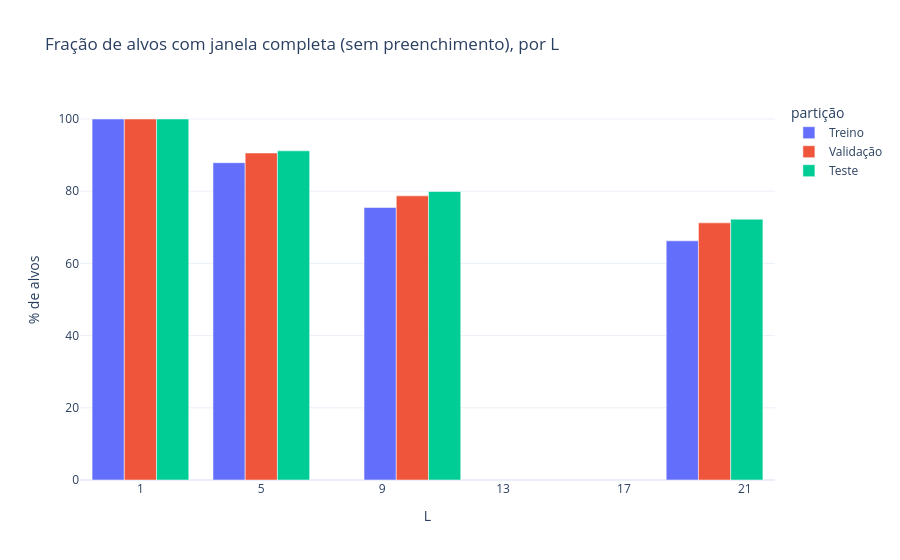

Notebook code for this chart:
### Markdown cell above
## 8. EDA das sequências

Perguntas que os gráficos respondem:

1. **Classes dos alvos** por partição (é a mesma proporção de ~0,1 %? mudou no teste?).
2. **Cobertura de histórico:** para cada `L`, que fração dos alvos tem a janela completa? Se a maioria das contas tiver pouco histórico,
   janelas grandes (`L=20`) terão quase só preenchimento — e não devemos esperar muito delas.
3. **Positivas têm histórico mais curto/longo que negativas?** (indício se o histórico pode ajudar).
4. **Distribuição temporal** dos positivos (há deriva ao longo do tempo?).
5. **Sequências por entidade:** quantas transações por conta.

> Os gráficos descrevem os dados; **não provam** que a LSTM vai funcionar nem explicam *por que* uma transação é suspeita.

### Code cell
def grafico_classes_por_particao():
    df_ = resumo_part.reset_index().rename(columns={"index": "partição"})
    fig, ax = plt.subplots(1, 2, figsize=(11, 4))
    sns.barplot(data=df_, x="partição", y="alvos", ax=ax[0], color="#4C72B0")
    ax[0].set_yscale("log"); ax[0].set_title("Alvos por partição (escala log)"); ax[0].set_ylabel("nº de sequências")
    sns.barplot(data=df_, x="partição", y="taxa_%", ax=ax[1], color="#C44E52")
    ax[1].set_title("Proporção de alvos positivos (%)"); ax[1].set_ylabel("% positivos")
    for a, col in zip(ax, ["alvos", "taxa_%"]):
        for p, v in zip(a.patches, df_[col]):
            a.annotate(f"{v:,.3f}" if col == "taxa_%" else f"{int(v):,}", (p.get_x() + p.get_width() / 2, p.get_height()),
                       ha="center", va="bottom", fontsize=9)
    plt.tight_layout(); plt.show()


def tabela_cobertura_historico(tamanhos=TAMANHOS):
    linhas_ = []
    for nome, a in [("Treino", alvos_treino), ("Validação", alvos_val), ("Teste", alvos_teste)]:
        for L_ in tamanhos:
            completa = pos_grupo[a] >= (L_ - 1)
            yy = y_all[a]
            linhas_.append({"partição": nome, "L": L_, "janela_completa_%": completa.mean() * 100,
                            "positivos_com_janela_completa_%": (completa[yy == 1].mean() * 100) if yy.sum() else np.nan,
                            "taxa_positiva_completa_%": (yy[completa].mean() * 100) if completa.any() else np.nan,
                            "taxa_positiva_incompleta_%": (yy[~completa].mean() * 100) if (~completa).any() else np.nan})
    return pd.DataFrame(linhas_)


grafico_classes_por_particao()
cobertura = tabela_cobertura_historico()
display(cobertura.round(3))

fig = px.bar(cobertura, x="L", y="janela_completa_%", color="partição", barmode="group",
             title="Fração de alvos com janela completa (sem preenchimento), por L",
             labels={"janela_completa_%": "% de alvos"})
fig.update_layout(template="plotly_white"); fig.show()

### Figure 1 — Plotly figure (JSON) as saved in the notebook; plotly's stock layout.template omitted (floating-point values rounded to 4 significant figures)
{"data": [{"alignmentgroup": "True", "hovertemplate": "partição=Treino<br>L=%{x}<br>% de alvos=%{y}<extra></extra>", "legendgroup": "Treino", "marker": {"color": "#636efa", "pattern": {"shape": ""}}, "name": "Treino", "offsetgroup": "Treino", "orientation": "v", "showlegend": true, "textposition": "auto", "type": "bar", "x": [1, 5, 10, 20], "xaxis": "x", "y": [100.0, 87.9, 75.48, 66.25], "yaxis": "y"}, {"alignmentgroup": "True", "hovertemplate": "partição=Validação<br>L=%{x}<br>% de alvos=%{y}<extra></extra>", "legendgroup": "Validação", "marker": {"color": "#EF553B", "pattern": {"shape": ""}}, "name": "Validação", "offsetgroup": "Validação", "orientation": "v", "showlegend": true, "textposition": "auto", "type": "bar", "x": [1, 5, 10, 20], "xaxis": "x", "y": [100.0, 90.58, 78.71, 71.23], "yaxis": "y"}, {"alignmentgroup": "True", "hovertemplate": "partição=Teste<br>L=%{x}<br>% de alvos=%{y}<extra></extra>", "legendgroup": "Teste", "marker": {"color": "#00cc96", "pattern": {"shape": ""}}, "name": "Teste", "offsetgroup": "Teste", "orientation": "v", "showlegend": true, "textposition": "auto", "type": "bar", "x": [1, 5, 10, 20], "xaxis": "x", "y": [100.0, 91.18, 79.91, 72.25], "yaxis": "y"}], "layout": {"barmode": "group", "legend": {"title": {"text": "partição"}, "tracegroupgap": 0}, "title": {"text": "Fração de alvos com janela completa (sem preenchimento), por L"}, "xaxis": {"anchor": "y", "domain": [0, 1], "title": {"text": "L"}}, "yaxis": {"anchor": "x", "domain": [0, 1], "title": {"text": "% de alvos"}}}}
